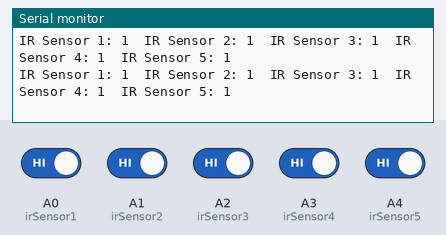
Recording of a sketch running on a simulated Arduino Uno, built with avr-gcc and run on an emulated ATmega328P. Parts: the last lines printed to the serial monitor. The inputs (shaded band) are chosen by the test bench; at power-on: A0 (irSensor1), A1 (irSensor2), A2 (irSensor3), A3 (irSensor4), A4 (irSensor5) HIGH.

Above: at 1.8 s.
1.9 s: A0 (irSensor1) driven LOW
At 2.5 s:
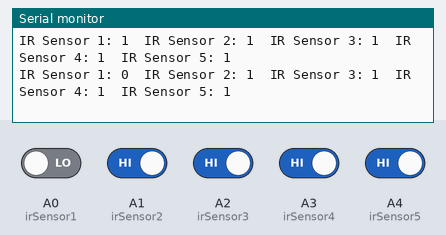
3.4 s: A1 (irSensor2) driven LOW
At 4.0 s:
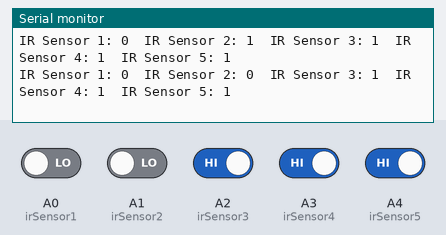
4.9 s: A2 (irSensor3) driven LOW
At 5.6 s:
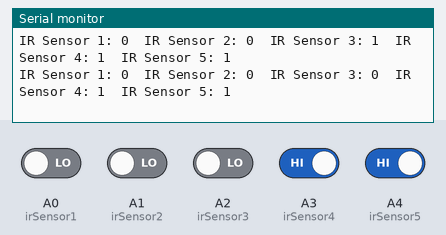
6.4 s: A3 (irSensor4) driven LOW
At 7.1 s:
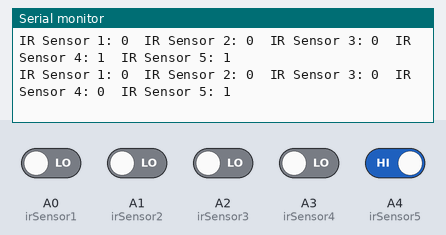
7.9 s: A4 (irSensor5) driven LOW
At 8.6 s:
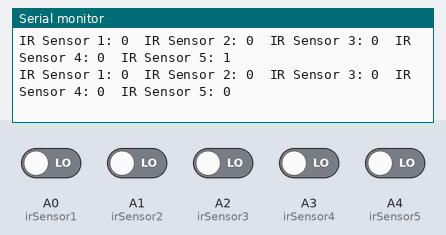
9.4 s: A0 (irSensor1) driven HIGH
At 10.2 s:
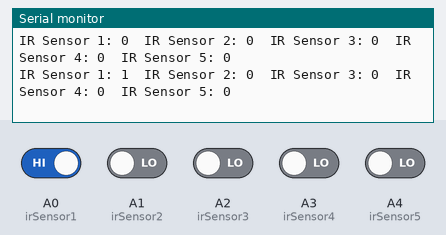

The sketch:

check_ir.ino
```cpp
//Define pins for the 5 IR sensors
const int irSensor1 = A0;
const int irSensor2 = A1;
const int irSensor3 = A2;
const int irSensor4 = A3;
const int irSensor5 = A4;

// Variables to store sensor readings
int sensorValue1 = 0;
int sensorValue2 = 0;
int sensorValue3 = 0;
int sensorValue4 = 0;
int sensorValue5 = 0;

void setup() {
// Initialize serial communication for debugging
  Serial.begin(9600);
}

void loop() {
  // Read values from the IR sensors
  sensorValue1 = digitalRead(irSensor1);
  sensorValue2 = digitalRead(irSensor2);
  sensorValue3 = digitalRead(irSensor3);
  sensorValue4 = digitalRead(irSensor4);
  sensorValue5 = digitalRead(irSensor5);

  // Print sensor values to the Serial Monitor
  Serial.print("IR Sensor 1: ");
  Serial.print(sensorValue1);
  Serial.print("  IR Sensor 2: ");
  Serial.print(sensorValue2);
  Serial.print("  IR Sensor 3: ");
  Serial.print(sensorValue3);
  Serial.print("  IR Sensor 4: ");
  Serial.print(sensorValue4);
  Serial.print("  IR Sensor 5: ");
  Serial.println(sensorValue5);

  // Add a delay to make the output more readable
  delay(500);
}
```

Measured:
- after the input at 1.9 s, the serial monitor: prints a new line after 0.16 s (image 1)
- after the input at 3.4 s, the serial monitor: prints a new line after 0.21 s (image 2)
- after the input at 4.9 s, the serial monitor: prints a new line after 0.26 s (image 3)
- after the input at 6.4 s, the serial monitor: prints a new line after 0.30 s (image 4)
- after the input at 7.9 s, the serial monitor: prints a new line after 0.35 s (image 5)
- after the input at 9.4 s, the serial monitor: prints a new line after 0.40 s (image 6)
